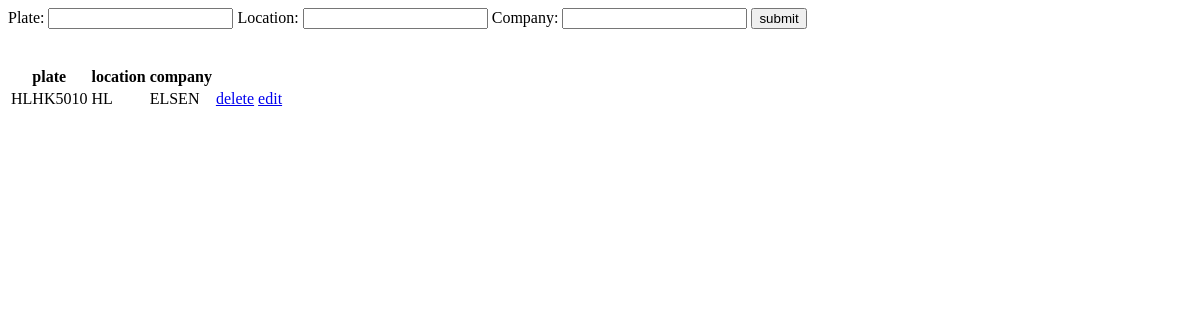
Before: /create/ with the older database file.
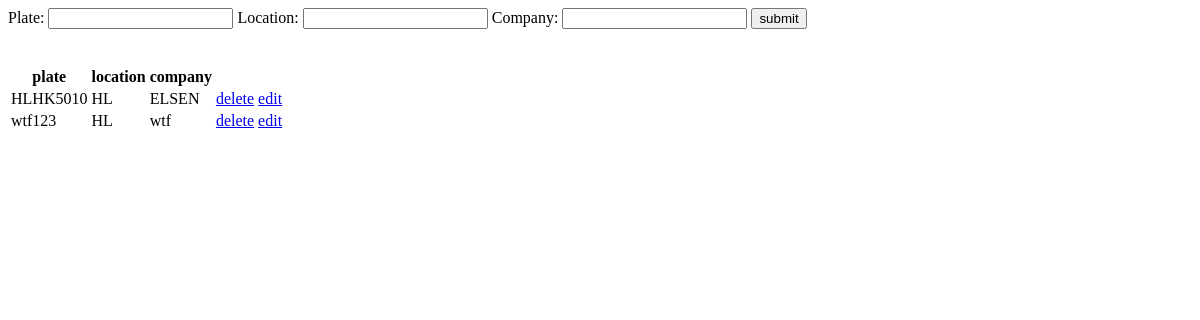
After: the same page with the newer database file.
### chart/models.py (models this page shows)
class trailers(models.Model) :
    plate = models.CharField(max_length=8)
    location = models.CharField(max_length=8)
    company = models.CharField(max_length=15)

### chart/views.py (the view)
# urls.py: path("create/",views.trailerAdd, name='trailerAdd'),
def trailerAdd(request):
    print("------------------------")
    print("test")
    print(request)
    if request.method == 'POST':
        form = TrailerForm(request.POST)
        if form.is_valid():
            print("this is form :" )
            print(form.cleaned_data)
            form.save()
            print("------------------------------------------------------" )
            return redirect('chart:trailerAdd')
        else:
            print('not valid')
            return redirect('chart:trailerAdd')
    else:
        form = TrailerForm()
        datas = trailers.objects.all()
        return render(request, 'chart/trailer_add.html', {'form':form, 'items':datas})

### chart/forms.py
class TrailerForm(forms.ModelForm):
    class Meta:
        model = trailers
        fields = ('plate','location','company',)

### chart/templates/chart/trailer_add.html (shortened to what this page needs)
<!DOCTYPE html>
<html lang="en">
<head>
</head>
<body>
    <form method="post" action="">
        {{ form.as_table }}
        <button type="submit">submit</button>
    </form>
    <br>
    <br>
    <table>
        <tr>
            <th>plate</th>
            <th>location</th>
            <th>company</th>
            {% for item in items %}
            <tr>
                <td>{{ item.plate }}</td>
                <td>{{ item.location }}</td>
                <td>{{ item.company }}</td>
                <td>
                    <a href="{% url 'chart:trailerDelete' item.plate %}">delete</a>
                </td>
                <td>
                    <a href="{% url 'chart:trailerEdit' item.plate %}">edit</a>
                </td>
            </tr>
            {% endfor %}
        </tr>
    </table>
</body>
</html>

Changed rows visible on the page:
added trailers: plate "wtf123", location "HL", company "wtf"
